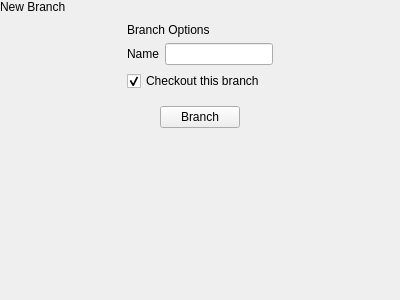
<?xml version="1.0" encoding="UTF-8"?>
<ui version="4.0">
 <class>NewBranchPopover</class>
 <widget class="QWidget" name="NewBranchPopover">
  <property name="geometry">
   <rect>
    <x>0</x>
    <y>0</y>
    <width>400</width>
    <height>300</height>
   </rect>
  </property>
  <property name="windowTitle">
   <string>Form</string>
  </property>
  <layout class="QVBoxLayout" name="verticalLayout">
   <property name="spacing">
    <number>0</number>
   </property>
   <property name="leftMargin">
    <number>0</number>
   </property>
   <property name="topMargin">
    <number>0</number>
   </property>
   <property name="rightMargin">
    <number>0</number>
   </property>
   <property name="bottomMargin">
    <number>0</number>
   </property>
   <item>
    <widget class="tTitleLabel" name="titleLabel">
     <property name="text">
      <string>New Branch</string>
     </property>
    </widget>
   </item>
   <item alignment="Qt::AlignHCenter">
    <widget class="QWidget" name="branchOptionsWidget" native="true">
     <layout class="QGridLayout" name="gridLayout">
      <item row="1" column="0">
       <widget class="QLabel" name="label_3">
        <property name="text">
         <string>Name</string>
        </property>
       </widget>
      </item>
      <item row="3" column="1">
       <widget class="QWidget" name="urlContainer" native="true">
        <property name="autoFillBackground">
         <bool>true</bool>
        </property>
        <layout class="QHBoxLayout" name="horizontalLayout_2">
         <property name="spacing">
          <number>0</number>
         </property>
         <property name="leftMargin">
          <number>0</number>
         </property>
         <property name="topMargin">
          <number>0</number>
         </property>
         <property name="rightMargin">
          <number>0</number>
         </property>
         <property name="bottomMargin">
          <number>0</number>
         </property>
        </layout>
       </widget>
      </item>
      <item row="0" column="0" colspan="2">
       <widget class="tSubtitleLabel" name="label_2">
        <property name="text">
         <string>Branch Options</string>
        </property>
       </widget>
      </item>
      <item row="1" column="1">
       <widget class="QWidget" name="nameContainer" native="true">
        <property name="autoFillBackground">
         <bool>true</bool>
        </property>
        <layout class="QHBoxLayout" name="horizontalLayout">
         <property name="spacing">
          <number>0</number>
         </property>
         <property name="leftMargin">
          <number>0</number>
         </property>
         <property name="topMargin">
          <number>0</number>
         </property>
         <property name="rightMargin">
          <number>0</number>
         </property>
         <property name="bottomMargin">
          <number>0</number>
         </property>
         <item>
          <widget class="QLineEdit" name="nameBox"/>
         </item>
        </layout>
       </widget>
      </item>
      <item row="2" column="0" colspan="2">
       <widget class="QCheckBox" name="checkoutBox">
        <property name="text">
         <string>Checkout this branch</string>
        </property>
        <property name="checked">
         <bool>true</bool>
        </property>
       </widget>
      </item>
     </layout>
    </widget>
   </item>
   <item alignment="Qt::AlignHCenter">
    <widget class="QPushButton" name="branchButton">
     <property name="text">
      <string>Branch</string>
     </property>
    </widget>
   </item>
   <item>
    <spacer name="verticalSpacer">
     <property name="orientation">
      <enum>Qt::Vertical</enum>
     </property>
     <property name="sizeHint" stdset="0">
      <size>
       <width>20</width>
       <height>188</height>
      </size>
     </property>
    </spacer>
   </item>
  </layout>
 </widget>
 <customwidgets>
  <customwidget>
   <class>tTitleLabel</class>
   <extends>QLabel</extends>
   <header location="global">ttitlelabel.h</header>
   <slots>
    <signal>backButtonClicked()</signal>
   </slots>
  </customwidget>
  <customwidget>
   <class>tSubtitleLabel</class>
   <extends>QLabel</extends>
   <header location="global">tsubtitlelabel.h</header>
  </customwidget>
 </customwidgets>
 <resources/>
 <connections/>
</ui>
